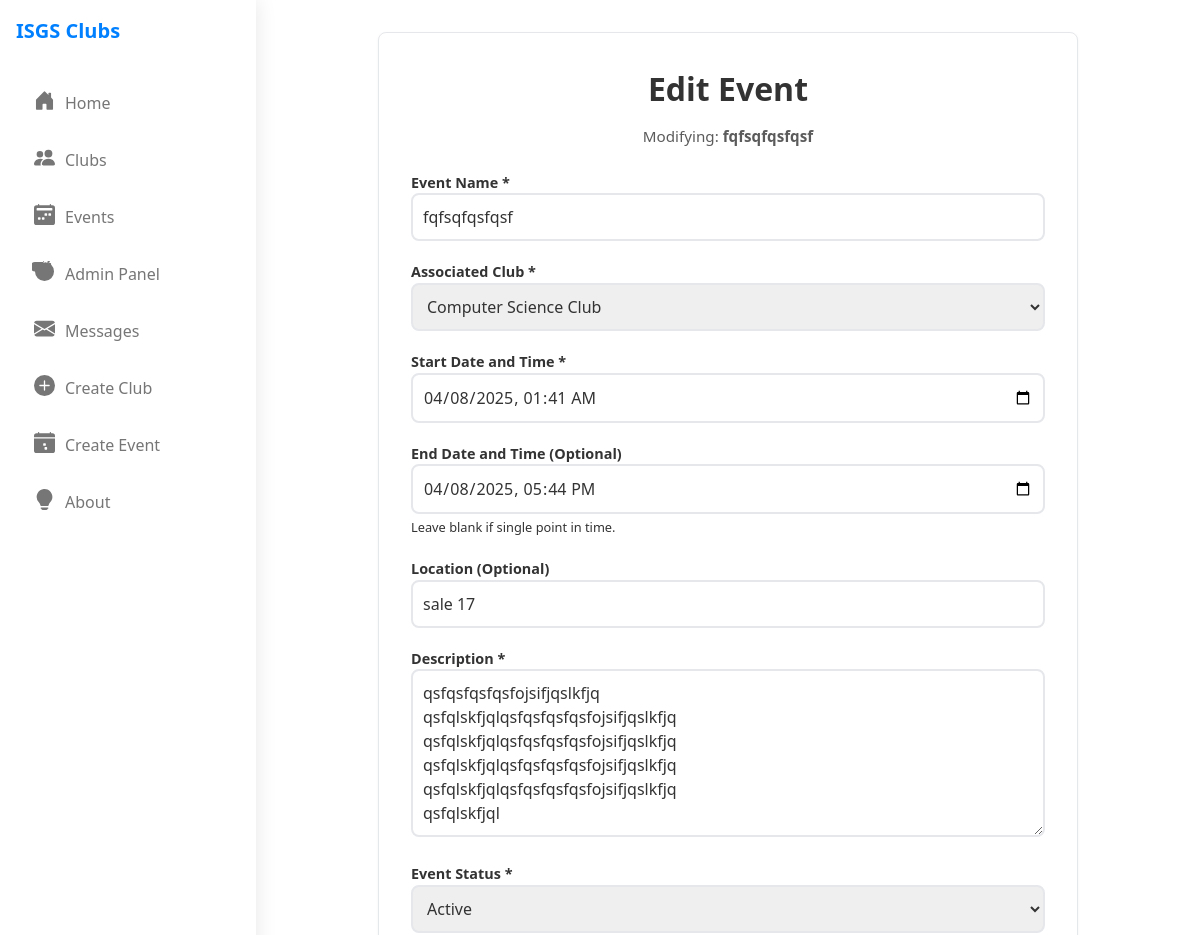
/edit_event.php?id=3 (signed in, upper part), run on an earlier commit of the app's database.
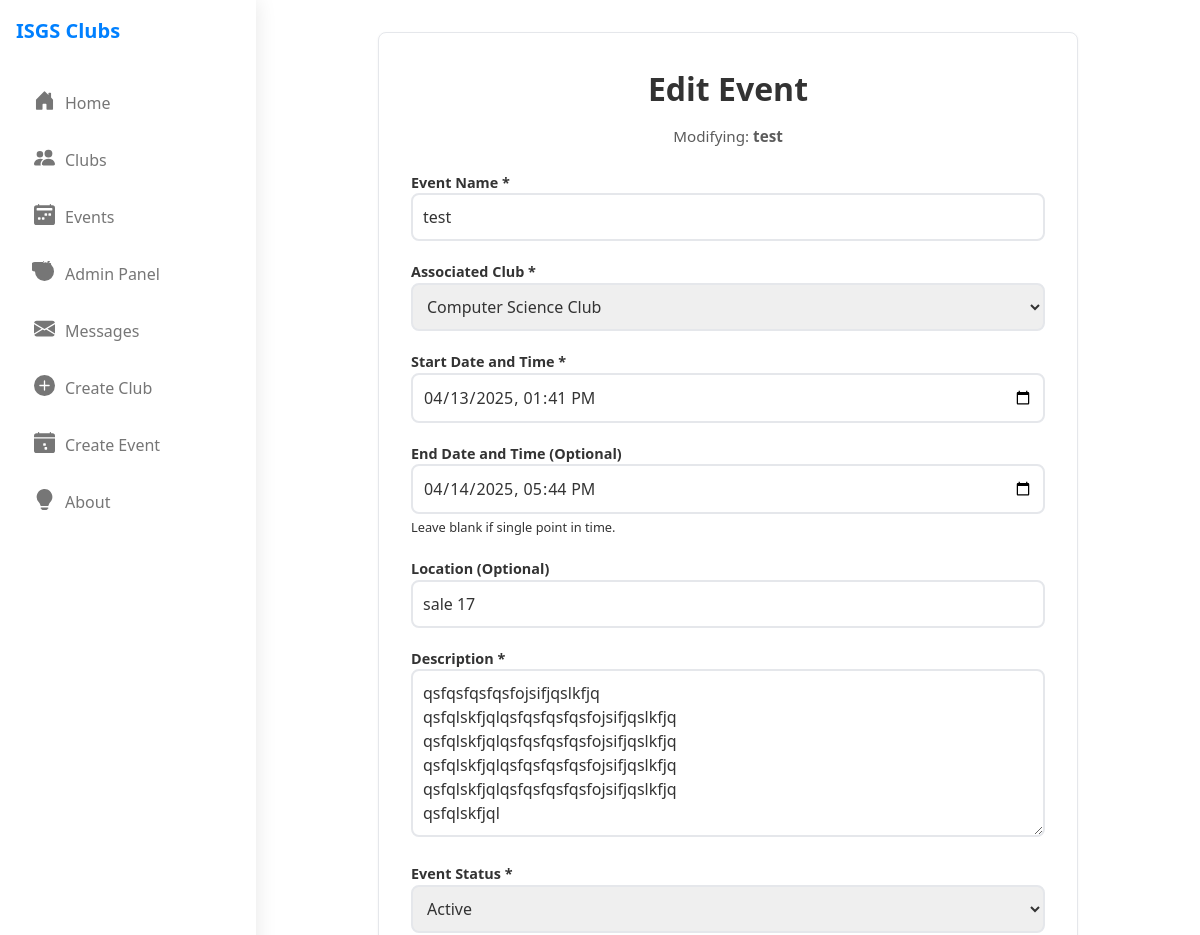
And on a later commit of the database.
### tables this page shows
CREATE TABLE `events` (
  `id` int(11) NOT NULL,
  `club_id` int(11) NOT NULL,
  `name` varchar(150) NOT NULL,
  `description` text DEFAULT NULL,
  `event_date` datetime NOT NULL,
  `event_end_date` datetime DEFAULT NULL COMMENT 'Optional: Date and time the event ends',
  `location` varchar(255) DEFAULT NULL,
  `status` enum('pending','active','rejected') NOT NULL DEFAULT 'pending',
  `poster_image_path` varchar(255) DEFAULT NULL COMMENT 'Path to event poster image',
  `created_at` timestamp NOT NULL DEFAULT current_timestamp(),
  `created_by` int(11) DEFAULT NULL
);

### edit_event.php (the view, shortened to what the changed rows need)
<?php
require_once 'config/database.php';
$userRole = $_SESSION['user']['role'];
$targetEventId = filter_input(INPUT_GET, 'id', FILTER_VALIDATE_INT);
$eventToEdit = null;
$activeClubs = [];
$pageError = null;
try {
    $stmtEvent = $pdo->prepare("SELECT e.*, c.name as club_name, c.id as club_id
                                FROM events e
                                JOIN clubs c ON e.club_id = c.id
                                WHERE e.id = :id");
    $stmtEvent->bindParam(':id', $targetEventId, PDO::PARAM_INT);
    $stmtEvent->execute();
    $eventToEdit = $stmtEvent->fetch(PDO::FETCH_ASSOC);
    if ($userRole === 'admin') {
         $stmtClubs = $pdo->prepare("SELECT id, name FROM clubs WHERE status = 'active' ORDER BY name ASC");
         $stmtClubs->execute();
         $activeClubs = $stmtClubs->fetchAll(PDO::FETCH_ASSOC);
    }
} catch (Exception $e) {
    error_log("Edit Event Fetch Error: " . $e->getMessage());
    $pageError = "Could not load event data.";
    $eventToEdit = false;
}
$availableStatuses = ($userRole === 'admin') ? ['pending', 'active', 'rejected'] : ['pending', 'active'];
include_once 'header.php';
?>
<main class="main-content edit-event-container">
    <div class="edit-event-wrapper card">
        <div class="section-header">
             <h1 class="section-title">Edit Event</h1>
             <?php if ($eventToEdit): ?> <p class="section-subtitle">Modifying: <strong><?php echo htmlspecialchars($eventToEdit['name']); ?></strong></p> <?php endif; ?>
        </div>
        <?php if ($eventToEdit && !$pageError): ?>
            <form method="POST" action="edit_event.php?id=<?php echo $targetEventId; ?>" class="edit-form" enctype="multipart/form-data">
                <div class="form-group"><label for="event_name">Event Name <span class="required">*</span></label><input type="text" id="event_name" name="event_name" class="form-input" style="width: 100%; border: 2px solid var(--border-color);border-radius: 0.5rem;padding:10px;" value="<?php echo htmlspecialchars($eventToEdit['name'] ?? ''); ?>" maxlength="150" required></div>
                <div class="form-group">
                    <label for="club_id">Associated Club <span class="required">*</span></label>
                    <?php if ($userRole === 'admin'): ?>
                        <select id="club_id" name="club_id" class="form-input" style="width: 100%; border: 2px solid var(--border-color);border-radius: 0.5rem;padding:10px;" required <?php echo empty($activeClubs) ? 'disabled' : ''; ?>>
                            <?php foreach ($activeClubs as $club): ?>
                                <option value="<?php echo htmlspecialchars($club['id']); ?>" <?php echo ($eventToEdit['club_id'] == $club['id']) ? 'selected' : ''; ?>>
                                    <?php echo htmlspecialchars($club['name']); ?>
                                </option>
                            <?php endforeach; ?>
                        </select>
                    <?php else:  ?>
                         <input type="hidden" name="club_id" value="<?php echo htmlspecialchars($eventToEdit['club_id']); ?>">
                         <p class="form-static-text"><?php echo htmlspecialchars($eventToEdit['club_name']); ?></p>
                         <small class="input-hint">Cannot change club association.</small>
                    <?php endif; ?>
                </div>
                <div class="form-group"><label for="event_start_date_time">Start Date and Time <span class="required">*</span></label><input type="datetime-local" id="event_start_date_time" name="event_start_date_time" style="width: 100%; border: 2px solid var(--border-color);border-radius: 0.5rem;padding:10px;" class="form-input" value="<?php echo htmlspecialchars(date('Y-m-d\TH:i', strtotime($eventToEdit['event_date'] ?? 'now'))); ?>" required min="<?php echo date('Y-m-d\TH:i'); ?>"></div>
                <div class="form-group"><label for="event_end_date_time">End Date and Time (Optional)</label><input type="datetime-local" id="event_end_date_time" name="event_end_date_time" style="width: 100%; border: 2px solid var(--border-color);border-radius: 0.5rem;padding:10px;" class="form-input" value="<?php echo !empty($eventToEdit['event_end_date']) ? htmlspecialchars(date('Y-m-d\TH:i', strtotime($eventToEdit['event_end_date']))) : ''; ?>" min="<?php echo htmlspecialchars(date('Y-m-d\TH:i', strtotime($eventToEdit['event_date'] ?? 'now'))); ?>"> <small class="input-hint">Leave blank if single point in time.</small></div>
                <div class="form-group"><label for="event_location">Location (Optional)</label><input type="text" id="event_location" name="event_location" class="form-input" style="width: 100%; border: 2px solid var(--border-color);border-radius: 0.5rem;padding:10px;" value="<?php echo htmlspecialchars($eventToEdit['location'] ?? ''); ?>" maxlength="255" placeholder="e.g., Room 101, Online"></div>
                <div class="form-group"><label for="event_description">Description <span class="required">*</span></label><textarea id="event_description" name="event_description" style="width: 100%; border: 2px solid var(--border-color);border-radius: 0.5rem;padding:10px;" class="form-textarea" rows="6" placeholder="Details..." required><?php echo htmlspecialchars($eventToEdit['description'] ?? ''); ?></textarea></div>
                <div class="form-group">
                    <label for="event_status">Event Status <span class="required">*</span></label>
                    <select id="event_status" name="event_status" class="form-input" style="width: 100%; border: 2px solid var(--border-color);border-radius: 0.5rem;padding:10px;" required>
                        <?php foreach ($availableStatuses as $status): ?>
                            <option value="<?php echo htmlspecialchars($status); ?>" <?php echo ($eventToEdit['status'] === $status) ? 'selected' : ''; ?>><?php echo ucfirst(htmlspecialchars($status)); ?></option>
                        <?php endforeach; ?>
                    </select>
                </div>
            </form>
        <?php endif; ?>
    </div>
</main>
</body>
</html>

What changed in the data, as far as the page shows it:
changed events "sale 17": name "fqfsqfqsfqsf" → "test"; event_name "fqfsqfqsfqsf" → "test"; event_start_date_time "04/08/2025 01:41" → "04/13/2025 13:41"; event_end_date_time "04/08/2025 17:44" → "04/14/2025 17:44"
